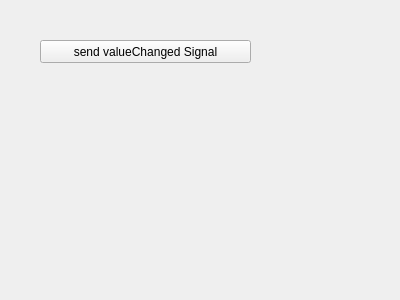
<?xml version="1.0" encoding="UTF-8"?>
<ui version="4.0">
 <class>Widget</class>
 <widget class="QWidget" name="Widget">
  <property name="geometry">
   <rect>
    <x>0</x>
    <y>0</y>
    <width>400</width>
    <height>300</height>
   </rect>
  </property>
  <property name="windowTitle">
   <string>Widget</string>
  </property>
  <widget class="QPushButton" name="pushButton">
   <property name="geometry">
    <rect>
     <x>40</x>
     <y>40</y>
     <width>211</width>
     <height>23</height>
    </rect>
   </property>
   <property name="text">
    <string>send valueChanged Signal</string>
   </property>
  </widget>
 </widget>
 <layoutdefault spacing="6" margin="11"/>
 <resources/>
 <connections/>
</ui>
